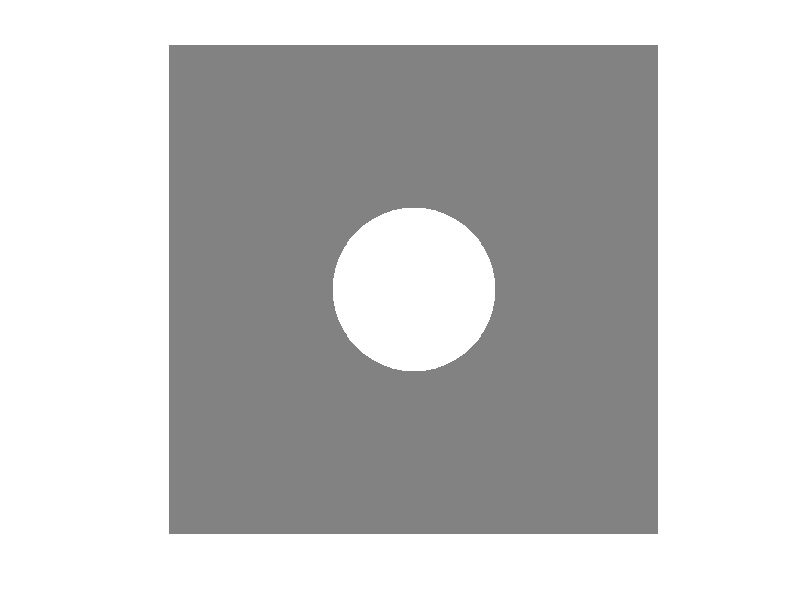

MATLAB code for this plot: (Note: this script raises an error after producing the figure.)
clear;clc;
%% Material properties
E0=2.1e11;nu=0.29;rho=7800; % material properties
thickness=0.1; % thickness
mm=1;nn=20; % damping coefficients for mass and stiffness matrices
zetam=0.008;zetan=0.008;% damping coefficients for mass and stiffness matrices
Db=E0/(1-nu^2)*[1 nu 0; nu 1 0; 0 0 (1-nu)/2];
%% Definition of design domain and volume fraction
lx=8.0;ly=5.0;
nelx=640;nely=400;
nelx_mic=500;nely_mic=500;
hx=lx/nelx;hy=ly/nely; % size of the elements
hhx=hx/2;hhy=hy/2; % half length of the element edges
%% Define support and dynamic load
ndof=2*(nelx+1)*(nely+1); % Number of dofs of the structure
fixeddofs=1:2*(nely+1);
alldofs = 1:2*(nely+1)*(nelx+1);
freedofs = setdiff(alldofs,fixeddofs);
sdof=length(freedofs);
G = sparse(2*(nely+1)*(nelx+1),1); % The spatial distribution of the dynsmic load
G(2*(nely+1)*(nelx+1)-nely,1)=3000;
L=sparse(2*(nely+1)*(nelx+1),1); % The target dof in the problem
L(2*(nely+1)*(nelx+1)-nely,1)=1;
sOmega=0;eOmega=200*pi; % The frequency interval

mfile='frc.mat';
if ~exist(mfile,'file')
    %% Finite element analysis prepration
    nodenrs = reshape(1:(1+nelx)*(1+nely),1+nely,1+nelx);
    edofVec = reshape(2*nodenrs(1:end-1,1:end-1)+1,nelx*nely,1);
    edofMat = repmat(edofVec,1,8)+repmat([0 1 2*nely+[2 3 0 1] -2 -1],nelx*nely,1);
    iK = reshape(kron(edofMat,ones(8,1))',64*nelx*nely,1);
    jK = reshape(kron(edofMat,ones(1,8))',64*nelx*nely,1);
    %% Initial designs for macrostructure and material microstructure
    xmac=0.4*ones(nely,nelx);
    xmic=0.5*ones(nely_mic,nelx_mic);
    for i=1:nelx_mic % Trigger the evolution of the micro unit cell
        for j=1:nely_mic
            if sqrt((i-nelx_mic/2-0.5)^2+(j-nely_mic/2-0.5)^2)<min(nelx_mic,nely_mic)/6
                xmic(j,i)=0.001;
            end
        end
    end
    
    figure(1);
    colormap(gray); imagesc(1-xmic); caxis([0 1]); axis equal; axis off; drawnow;
    saveas(1,'unit cell.fig');
    close all;
    
    
    iter=0;
    % Modify options setting for eigs function
    options.issym=1;
    options.isreal=1;
    % Numbers of subintervals and Legendre-Gauss quadrature points
    NumofGP=16;
    NumofSI=6;
    %%START ITERATION
    %% FE-ANALYSIS
    StartTime = clock;
    [~,DH,dDH]=HMGD2D(xmic,Db);% Homogenization
    [rhoH,drhoH]=HMGRHO2D(xmic,rho);% Homogenization
    time=etime(clock, StartTime);
    disp(['Homogenization takes ',num2str(time),'s'])
    [KE,ME]=BasicKMe(hhx,hhy,thickness,DH,rhoH); % Basic elemental stiffness and mass matrices
    StartTime = clock;
    [xmp,dxmp]=MacEMI(xmac);
    sK = reshape(KE(:)*xmp(:)',64*nelx*nely,1);
    sM = reshape(ME(:)*xmac(:)',64*nelx*nely,1);
    K = sparse(iK,jK,sK); M = sparse(iK,jK,sM);
    K=(K+K')/2;
    Kf=K(freedofs,freedofs);Mf=M(freedofs,freedofs);
    time=etime(clock, StartTime);
    disp(['Element calculation and assembly take ',num2str(time),'s'])
    
    % Determine the damping ratios
    if iter<1.5
        [~,D]=eigs(Kf,Mf,nn,'sm',options);
        [lambda,~] = sort(diag(D),'ascend');
        omiga=sqrt(lambda);
        omigam=omiga(mm);omigan=omiga(nn);
        a=2*omigam*omigan*(omigan*zetam-omigam*zetan)/(omigan^2-omigam^2)
        b=2*(omigan*zetam-omigam*zetan)/(omigan^2-omigam^2)
    end
    
    %% Step 3: Frequency response analysis
    StartTime = clock;
    % Strum sequence to determine the number of eigenvalues within the given frequency range
    mOmega=1.02*eOmega;
    [~,D,~] = ldl(Kf-mOmega^2*Mf);
    d = diag(D);
    num_modes=min(length(d(d<0))+1,150);
    % Solve the eigenvalue problem to obtain the eigenvalues and eigenvectors
    [Vnorm,D]=eigs(Kf,Mf,num_modes,'sm',options);
    [lambda,index] = sort(diag(D),'ascend');
    omiga=sqrt(lambda);
    Vnorm=Vnorm(:,index);
    gf=Vnorm'*G(freedofs,:);
    zeta=(a./omiga+b*omiga)/2;
    % Construction of the projection matrix P
    normG=norm(G);Gr=real(G(freedofs,:));
    Mv=Mf*Vnorm;
    % Kp=Kf-eOmega^2*Mf+eOmega^2*(Mv*Mv');
    Fp=Gr-Mv*(Vnorm'*Gr);
    % Cholesky factorization of the gloabl stiffness matrix
    R=chol(Kf);Rt=R';
    % PCG algorithm
    tol=1e-8;
    k=0;
    w0=zeros(size(Fp));
    r0=Gr-Mv*(Vnorm'*Gr);
    delta0=norm(r0);
    Pm=zeros(sdof,50);
    while delta0/normG>tol
        z0=R\(Rt\r0);
        k=k+1;
        r1=r0;z1=z0;
        if k>1
            rz2=rz1;p1=p0;
        end
        rz1=r1'*z1;
        if k==1
            p0=z0;
        else
            beta0=rz1/rz2;
            p0=z1+beta0*p1;
        end
        Pm(:,k)=p0;
        %     u0=Kp*p0;
        u0=Kf*p0-eOmega^2*Mf*p0+eOmega^2*Mv*(Mv'*p0);
        alpha0=rz1/(p0'*u0);
        w0=w0+alpha0*p0;
        r0=r1-alpha0*u0;
        delta0=norm(r0);
    end
    Pm=Pm(:,1:k);
    for k=1:size(Pm,2)
        pt=Pm(:,k);
        Pm(:,k)=pt/norm(pt);
    end
    % Form the reduced system based on the projection matrix
    Kr=Pm'*Kf*Pm;Mr=Pm'*Mf*Pm;Fr=Pm'*Fp;
    % Determine the resonance frequencies
    ngf=abs(gf/normG);
    ngf=ngf/max(ngf);
    romiga=omiga(ngf>1e-6);
    % Get the displacement vector for each frequency
    [Omega,gww]= qxw(sOmega,eOmega,romiga,NumofSI,NumofGP);
    num_Omega=length(gww);
    Ud = zeros(2*(nely+1)*(nelx+1),num_Omega);
    qq=zeros(num_modes,1);
    for n=1:num_Omega
        an=-Omega(n)^2+a*1i*Omega(n);bn=1+b*1i*Omega(n);
        Kdr=an*Mr+bn*Kr;
        z1=Kdr\Fr;
        for m=1:num_modes
            qq(m)=gf(m)/(lambda(m)-Omega(n)^2+2*1i*zeta(m)*omiga(m)*Omega(n));
        end
        Ud(freedofs,n)=Vnorm*qq+Pm*z1;
    end
    time=etime(clock, StartTime);
    disp(['Frequency response analysis takes ',num2str(time),'s'])
    %% OBJECTIVE FUNCTION AND SENSITIVITY ANALYSIS
    phi=L'*Ud;
    f=abs(phi); % displacement amplitude
    save(mfile,'Omega','f','num_Omega','omiga','romiga');
else
    load(mfile);
end

disp(['Number of Gaussian points: ',num2str(num_Omega)])

figure(1)
semilogy(Omega,f,'Color','k','LineStyle','-','LineWidth',1.0)
xlabel('Excitation frequency/Hz')
ylabel('Displacement response/m')
set(gca,'LineWidth',1)
hold on
Y=get(gca,'Ylim');
ymin=Y(1);ymax=Y(2);
xx=10*pi;
plot([xx,xx],[ymin,ymax],'LineStyle','--','Color','k');
xx=50*pi;
plot([xx,xx],[ymin,ymax],'LineStyle','--','Color','k');
xx=100*pi;
plot([xx,xx],[ymin,ymax],'LineStyle','--','Color','k');
xx=150*pi;
plot([xx,xx],[ymin,ymax],'LineStyle','--','Color','k');
xx=200*pi;
plot([xx,xx],[ymin,ymax],'LineStyle','--','Color','k');

saveas(1,'frc.fig');